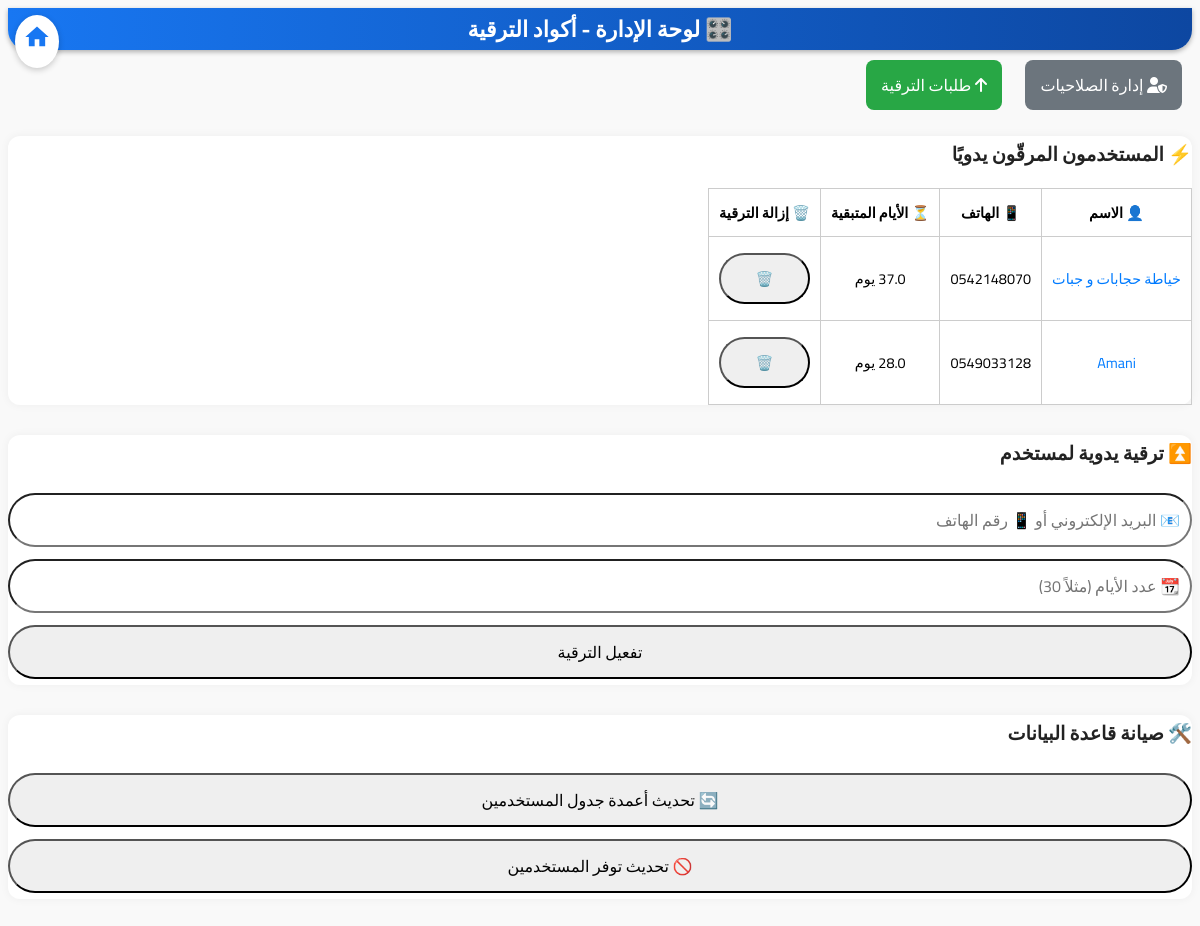
Page /admin (signed in) on the earlier database version.
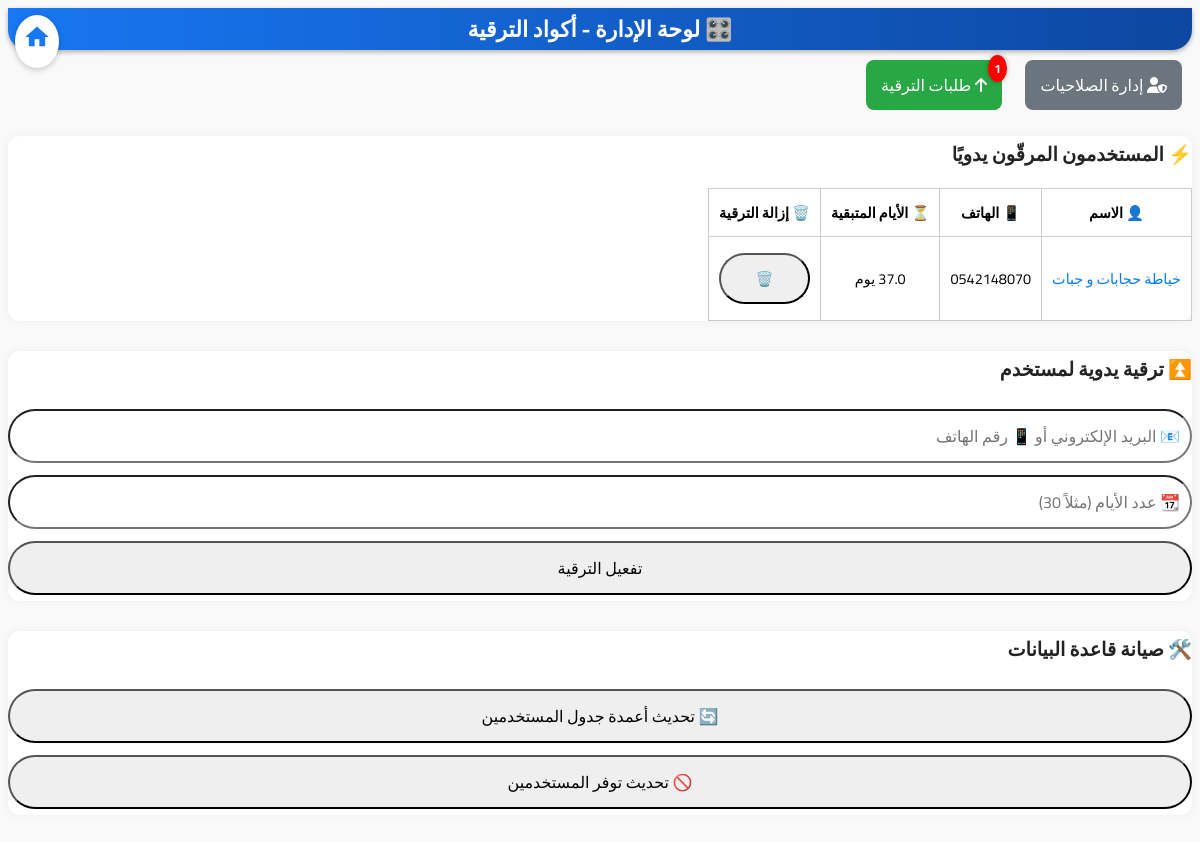
Same page on the later database version.
### tables this page shows
CREATE TABLE users (
    id INTEGER PRIMARY KEY AUTOINCREMENT,
    name TEXT NOT NULL,
    phone TEXT UNIQUE NOT NULL,
    email TEXT UNIQUE NOT NULL,
    password TEXT NOT NULL,
    wilaya TEXT NOT NULL,
    baladiya TEXT,
    service_type TEXT NOT NULL,
    description TEXT,
    image_path TEXT,
    is_available INTEGER DEFAULT 0 CHECK(is_available IN (0, 1)),
    date_registered DATETIME DEFAULT CURRENT_TIMESTAMP,
    verification_token TEXT,
    reset_token TEXT,
    is_verified INTEGER DEFAULT 0 CHECK(is_verified IN (0, 1)),

    -- ✅ الجنس
    gender TEXT DEFAULT 'غير محدد' CHECK(gender IN ('ذكر', 'أنثى', 'غير محدد')),

    -- ✅ عرض رقم الهاتف
    show_phone INTEGER DEFAULT 1 CHECK(show_phone IN (0, 1)),

    -- خصائص الترقية
    is_upgraded INTEGER DEFAULT 0 CHECK(is_upgraded IN (0, 1)),
    upgrade_date DATETIME,
    upgrade_duration_days INTEGER DEFAULT 0,
    upgrade_code TEXT,
    is_banned INTEGER DEFAULT 0 CHECK(is_banned IN (0, 1)),

    -- صلاحية الوصول
    role TEXT DEFAULT 'user' CHECK(role IN ('admin', 'editor', 'user')),

    -- مفتاح تسجيل الدخول الخاص بالأدمن
    admin_login_key TEXT
, is_superadmin INTEGER DEFAULT 0 CHECK(is_superadmin IN (0, 1)), payment_proof_path TEXT, payment_note TEXT);

### app.py (the view)
@app.route('/admin')
def admin_panel():
    role = session.get('role')
    if session.get('role') != 'admin':
        flash("🚫 فقط المشرف (admin) يمكنه تنفيذ هذا الإجراء", "danger")
        return redirect(url_for('home'))
    upgraded_users = get_upgraded_users()
    manual_users = get_manual_upgraded_users()
    all_codes = get_all_upgrade_codes()
    conn = sqlite3.connect('database/db.sqlite')
    cursor = conn.cursor()
    cursor.execute("SELECT name, phone, email, role FROM users WHERE role != 'user'")
    non_user_roles = [
        {'name': r[0], 'phone': r[1], 'email': r[2], 'role': r[3]} for r in cursor.fetchall()
    ]
    cursor.execute("SELECT email, name, phone FROM users WHERE is_banned = 1")
    banned_users = cursor.fetchall()
    cursor.execute("SELECT COUNT(*) FROM pending_payments")
    new_requests_count = cursor.fetchone()[0]
    conn.close()
    return render_template(
        'admin.html',
        upgraded_users=upgraded_users,
        manual_users=manual_users,
        all_codes=all_codes,
        banned_users=banned_users,
        non_user_roles=non_user_roles,
        new_requests_count=new_requests_count  # ✅ ضروري تمريره هنا
    )

### upgrade.py (called while the page is built)
def get_upgraded_users():
    conn = sqlite3.connect(DB_PATH)
    cursor = conn.cursor()
    cursor.execute('''
        SELECT name, email, phone, upgrade_code, upgrade_date, upgrade_duration_days
        FROM users
        WHERE is_upgraded = 1 AND upgrade_code IS NOT NULL
    ''')
    users = []
    for name, email, phone, code, upgrade_date_str, duration in cursor.fetchall():
        if upgrade_date_str and duration:
            try:
                upgrade_dt = datetime.strptime(upgrade_date_str, "%Y-%m-%d %H:%M:%S.%f")
            except ValueError:
                upgrade_dt = datetime.strptime(upgrade_date_str, "%Y-%m-%d %H:%M:%S")
            remaining_days = (upgrade_dt + timedelta(days=duration) - datetime.utcnow()).days
        else:
            remaining_days = None
        users.append((name, email, phone, code, remaining_days))
    conn.close()
    return users

### templates/admin.html (shortened to what this page needs)
<!DOCTYPE html>
<html lang="ar" dir="rtl">
<head>
  <link rel="stylesheet" href="https://cdnjs.cloudflare.com/ajax/libs/font-awesome/6.5.0/css/all.min.css">
</head>
<body>
<a href="{{ url_for('home') }}" class="home-button" aria-label="العودة إلى الصفحة الرئيسية">
    <svg xmlns="http://www.w3.org/2000/svg" fill="#1877f2" viewBox="0 0 24 24" width="28" height="28">
      <path d="M10 20v-6h4v6h5v-8h3L12 3 2 12h3v8z"/>
    </svg>
  </a>
<div class =" header" >🎛️ لوحة الإدارة - أكواد الترقية
</div>
<a href="{{ url_for('manage_roles') }}"
   title="إدارة الصلاحيات"
   style="display: inline-block; margin: 10px; padding: 10px 15px; background-color: #6c757d; color: white; border-radius: 8px; text-decoration: none;">
  <i class="fas fa-user-shield"></i> إدارة الصلاحيات
</a>
<a href="{{ url_for('admin_upgrade_requests') }}"
   title="طلبات الترقية"
   style="display: inline-block; margin: 10px; padding: 10px 15px; background-color: #28a745; color: white; border-radius: 8px; text-decoration: none; position: relative;">
  <i class="fas fa-arrow-up"></i> طلبات الترقية
  {% if new_requests_count > 0 %}
    <span class="badge">{{ new_requests_count }}</span>
  {% endif %}
</a>
<div class="section">
  <h2>⚡ المستخدمون المرقّون يدويًا</h2>
  <table>
    <thead>
      <tr>
        <th>👤 الاسم</th>
        <th>📱 الهاتف</th>
        <th>⏳ الأيام المتبقية</th>
        <th>🗑️ إزالة الترقية</th>
      </tr>
    </thead>
    <tbody>
    {% for user in manual_users %}
      <tr>
        <td>
          <a href="{{ url_for('public_profile', user_id=user.id) }}"
             style="color: #007bff; text-decoration: none;"
             title="عرض الملف الشخصي">
            {{ user.name }}
          </a>
        </td>
        <td>{{ user.phone }}</td>
        <td>{{ user.days_remaining }} يوم</td>
        <td>
          <form method="POST" action="{{ url_for('remove_manual_upgrade') }}"
                onsubmit="return confirm('⚠️ هل أنت متأكد من أنك تريد إزالة الترقية للمستخدم {{ user.email }}؟');">
            <button type="submit">🗑️</button>
          </form>
        </td>
      </tr>
    {% endfor %}
    </tbody>
  </table>
</div>
<div class="section">
  <h2>⏫ ترقية يدوية لمستخدم</h2>
  <form method="POST" action="{{ url_for('manual_upgrade') }}">
    <input type="text" name="identifier" placeholder="📧 البريد الإلكتروني أو 📱 رقم الهاتف" required>
    <input type="number" name="days" placeholder="📆 عدد الأيام (مثلاً 30)" min="1" required>
    <button type="submit">تفعيل الترقية</button>
  </form>
</div>
<div class="section">
  <h2>🛠️ صيانة قاعدة البيانات</h2>
  <form method="POST" action="{{ url_for('update_columns') }}">
    <button type="submit">🔄 تحديث أعمدة جدول المستخدمين</button>
  </form>
  <form method="POST" action="{{ url_for('update_availability') }}">
    <button type="submit">🚫 تحديث توفر المستخدمين</button>
  </form>
</div>
</body>
</html>

Differences in the rows shown:
no longer on this page (row edited): users: name "Amani", phone "0549033128"
Other differences:
{{ new_requests_count }}: (not shown) → "1"
